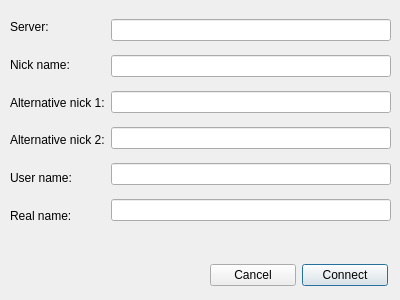
<?xml version="1.0" encoding="UTF-8"?>
<ui version="4.0">
 <class>serverDialog</class>
 <widget class="QDialog" name="serverDialog">
  <property name="geometry">
   <rect>
    <x>0</x>
    <y>0</y>
    <width>400</width>
    <height>300</height>
   </rect>
  </property>
  <property name="windowTitle">
   <string>Dialog</string>
  </property>
  <widget class="QWidget" name="layoutWidget">
   <property name="geometry">
    <rect>
     <x>210</x>
     <y>260</y>
     <width>178</width>
     <height>30</height>
    </rect>
   </property>
   <layout class="QHBoxLayout" name="horizontalLayout_2">
    <item>
     <widget class="QPushButton" name="btn_cancel">
      <property name="text">
       <string>Cancel</string>
      </property>
     </widget>
    </item>
    <item>
     <widget class="QPushButton" name="btn_connect">
      <property name="text">
       <string>Connect</string>
      </property>
      <property name="default">
       <bool>true</bool>
      </property>
     </widget>
    </item>
   </layout>
  </widget>
  <widget class="QWidget" name="layoutWidget">
   <property name="geometry">
    <rect>
     <x>10</x>
     <y>11</y>
     <width>381</width>
     <height>221</height>
    </rect>
   </property>
   <layout class="QHBoxLayout" name="horizontalLayout">
    <item>
     <layout class="QVBoxLayout" name="verticalLayout">
      <item>
       <widget class="QLabel" name="label">
        <property name="text">
         <string>Server:</string>
        </property>
       </widget>
      </item>
      <item>
       <widget class="QLabel" name="label_2">
        <property name="text">
         <string>Nick name:</string>
        </property>
       </widget>
      </item>
      <item>
       <widget class="QLabel" name="label_3">
        <property name="text">
         <string>Alternative nick 1:</string>
        </property>
       </widget>
      </item>
      <item>
       <widget class="QLabel" name="label_4">
        <property name="text">
         <string>Alternative nick 2:</string>
        </property>
       </widget>
      </item>
      <item>
       <widget class="QLabel" name="label_6">
        <property name="text">
         <string>User name:</string>
        </property>
       </widget>
      </item>
      <item>
       <widget class="QLabel" name="label_5">
        <property name="text">
         <string>Real name:</string>
        </property>
       </widget>
      </item>
     </layout>
    </item>
    <item>
     <layout class="QVBoxLayout" name="verticalLayout_2">
      <item>
       <widget class="QLineEdit" name="le_server"/>
      </item>
      <item>
       <widget class="QLineEdit" name="le_nick"/>
      </item>
      <item>
       <widget class="QLineEdit" name="le_nick2"/>
      </item>
      <item>
       <widget class="QLineEdit" name="le_nick3"/>
      </item>
      <item>
       <widget class="QLineEdit" name="le_username"/>
      </item>
      <item>
       <widget class="QLineEdit" name="le_fullname"/>
      </item>
     </layout>
    </item>
   </layout>
  </widget>
 </widget>
 <resources/>
 <connections/>
</ui>
